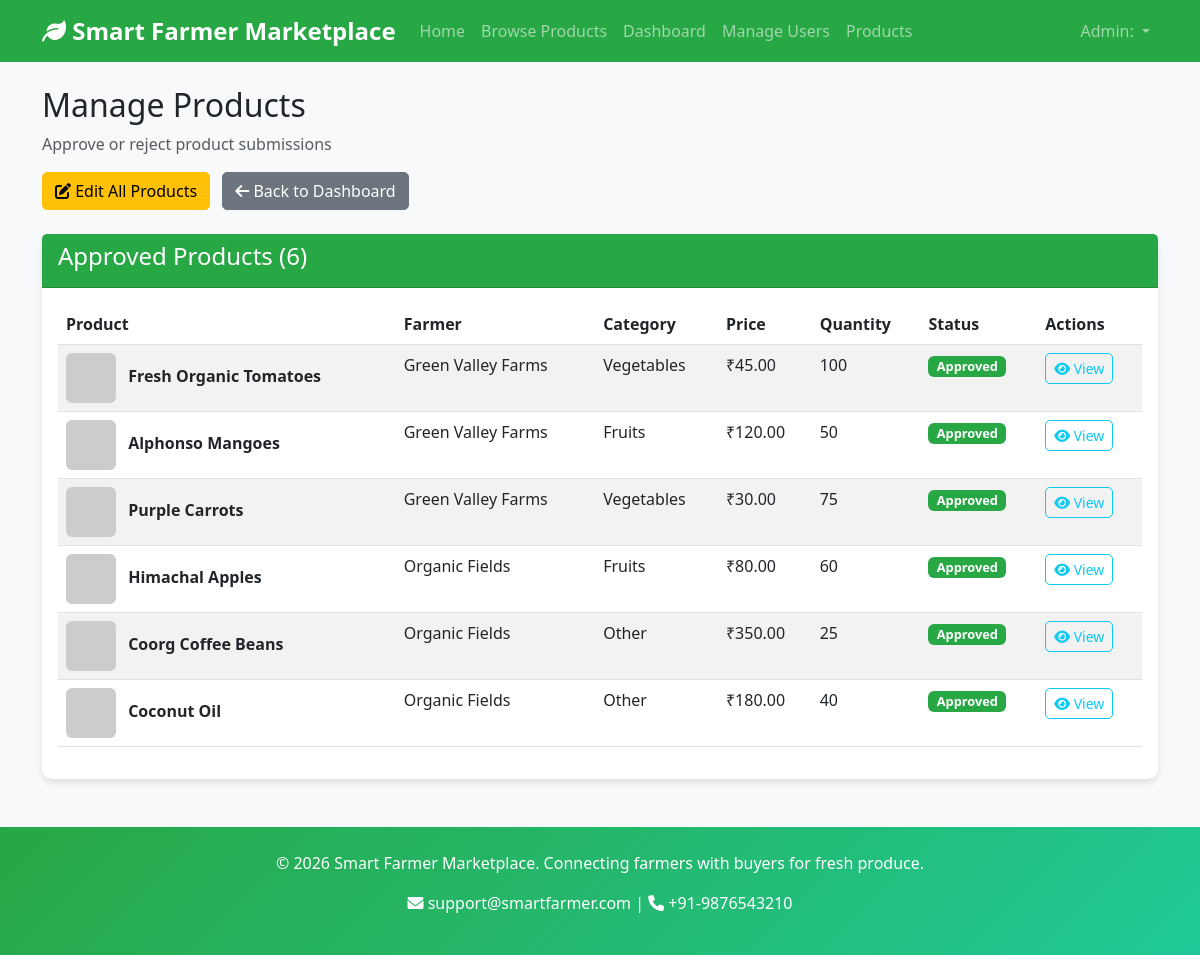
/admin/products (signed in), run on the app's committed database.
### models/user.py (models this page shows, shortened)
class User(db.Model):
    __tablename__ = 'users'
    id = db.Column(db.Integer, primary_key=True)
    name = db.Column(db.String(100), nullable=False)
    email = db.Column(db.String(100), unique=True, nullable=False)
    password_hash = db.Column(db.String(200), nullable=False)
    role = db.Column(db.String(20), nullable=False)  # 'farmer', 'buyer', or 'admin'
    created_at = db.Column(db.DateTime, default=datetime.utcnow)

### models/product.py (models this page shows, shortened)
class Product(db.Model):
    __tablename__ = 'products'
    id = db.Column(db.Integer, primary_key=True)
    farmer_id = db.Column(db.Integer, db.ForeignKey('farmers.id'), nullable=False)
    name = db.Column(db.String(100), nullable=False)
    description = db.Column(db.Text)
    category = db.Column(db.String(50), nullable=False)
    price = db.Column(db.Float, nullable=False)
    quantity = db.Column(db.Integer, nullable=False)
    image_path = db.Column(db.String(200))
    status = db.Column(db.String(20), default='pending')  # pending, approved, rejected, active, inactive
    created_at = db.Column(db.DateTime, default=datetime.utcnow)
    updated_at = db.Column(db.DateTime, default=datetime.utcnow, onupdate=datetime.utcnow)
    order_items = db.relationship('OrderItem', lazy=True)
    feedbacks = db.relationship('Feedback', back_populates='product', lazy=True)
    promotions = db.relationship('Promotion', back_populates='product', lazy=True)
    farmer = db.relationship('Farmer', back_populates='products', lazy=True)

### models/farmer.py (models this page shows, shortened)
class Farmer(db.Model):
    __tablename__ = 'farmers'
    id = db.Column(db.Integer, primary_key=True)
    user_id = db.Column(db.Integer, db.ForeignKey('users.id'), nullable=False)
    farm_name = db.Column(db.String(100), nullable=False)
    location = db.Column(db.String(200), nullable=False)
    contact_number = db.Column(db.String(15))
    created_at = db.Column(db.DateTime, default=datetime.utcnow)
    user = db.relationship('User', backref='farmer_profile')
    products = db.relationship('Product', back_populates='farmer', lazy=True)

### app.py (the view)
@app.route('/admin/products')
@login_required
@role_required(['admin'])
def admin_products():
    pending_products = Product.query.filter_by(status='pending').all()
    approved_products = Product.query.filter_by(status='approved').all()
    return render_template('admin/approve_products.html',
                          pending_products=pending_products,
                          approved_products=approved_products)

### app.py (called while the page is built)
def login_required(f):
    @wraps(f)
    def decorated_function(*args, **kwargs):
        if 'user_id' not in session:
            return redirect(url_for('login'))
        return f(*args, **kwargs)
    return decorated_function

def role_required(allowed_roles):
    def decorator(f):
        @wraps(f)
        def decorated_function(*args, **kwargs):
            if 'user_id' not in session:
                return redirect(url_for('login'))
            user = User.query.get(session['user_id'])
            if not user or user.role not in allowed_roles:
                flash('Access denied. Insufficient permissions.', 'error')
                return redirect(url_for('index'))
            return f(*args, **kwargs)
        return decorated_function
    return decorator

### templates/admin/approve_products.html (shortened to what this page needs)
{% extends "base.html" %}
{% block content %}
<div class="row">
    <div class="col-12">
        <h2>Manage Products</h2>
        <p class="text-muted">Approve or reject product submissions</p>
    </div>
</div>
<div class="row mb-3">
    <div class="col-12">
        <a href="{{ url_for('admin_manage_products') }}" class="btn btn-warning me-2">
            <i class="fas fa-edit"></i> Edit All Products
        </a>
        <a href="{{ url_for('admin_dashboard') }}" class="btn btn-secondary">
            <i class="fas fa-arrow-left"></i> Back to Dashboard
        </a>
    </div>
</div>
{% if approved_products %}
<div class="row mt-4">
    <div class="col-12">
        <div class="card">
            <div class="card-header bg-success text-white">
                <h4>Approved Products ({{ approved_products|length }})</h4>
            </div>
            <div class="card-body">
                <div class="table-responsive">
                    <table class="table table-striped">
                        <thead>
                            <tr>
                                <th>Product</th>
                                <th>Farmer</th>
                                <th>Category</th>
                                <th>Price</th>
                                <th>Quantity</th>
                                <th>Status</th>
                                <th>Actions</th>
                            </tr>
                        </thead>
                        <tbody>
                            {% for product in approved_products %}
                            <tr>
                                <td>
                                    {% if product.image_path %}
                                        <img src="{{ url_for('static', filename='images/uploads/' + product.image_path) }}" onerror="this.onerror=null;this.src='https://via.placeholder.com/50x50/8FBC8F/FFFFFF?text={{ product.name[:1]|urlencode }}';" width="50" height="50" class="rounded me-2" alt="{{ product.name }}">
                                    {% else %}
                                        <img src="https://via.placeholder.com/50x50/8FBC8F/FFFFFF?text={{ product.name[:1]|urlencode }}" width="50" height="50" class="rounded me-2" alt="{{ product.name }}">
                                    {% endif %}
                                    <strong>{{ product.name }}</strong>
                                </td>
                                <td>{{ product.farmer.farm_name }}</td>
                                <td>{{ product.category }}</td>
                                <td>₹{{ "%.2f"|format(product.price) }}</td>
                                <td>{{ product.quantity }}</td>
                                <td>
                                    <span class="badge bg-success">Approved</span>
                                </td>
                                <td>
                                    <a href="{{ url_for('product_detail', product_id=product.id) }}" class="btn btn-sm btn-outline-info" target="_blank">
                                        <i class="fas fa-eye"></i> View
                                    </a>
                                </td>
                            </tr>
                            {% endfor %}
                        </tbody>
                    </table>
                </div>
            </div>
        </div>
    </div>
</div>
{% endif %}
{% endblock %}

### templates/base.html (shortened to what this page needs)
<!DOCTYPE html>
<html lang="en">
<head>
    <link href="https://cdn.jsdelivr.net/npm/bootstrap@5.3.0-alpha1/dist/css/bootstrap.min.css" rel="stylesheet">
    <link rel="stylesheet" href="https://cdnjs.cloudflare.com/ajax/libs/font-awesome/6.0.0/css/all.min.css">
    <link rel="stylesheet" href="{{ url_for('static', filename='css/style.css') }}">
</head>
<body>
    <nav class="navbar navbar-expand-lg navbar-dark bg-success">
        <div class="container">
            <a class="navbar-brand" href="{{ url_for('index') }}">
                <i class="fas fa-leaf"></i> Smart Farmer Marketplace
            </a>
            <div class="collapse navbar-collapse" id="navbarNav">
                <ul class="navbar-nav me-auto">
                    <li class="nav-item">
                        <a class="nav-link" href="{{ url_for('index') }}">Home</a>
                    </li>
                    <li class="nav-item">
                        <a class="nav-link" href="{{ url_for('browse_products') }}">Browse Products</a>
                    </li>
                    {% if session.role %}
                        {% if session.role == 'farmer' %}
                            <li class="nav-item">
                                <a class="nav-link" href="{{ url_for('farmer_dashboard') }}">My Products</a>
                            </li>
                            <li class="nav-item">
                                <a class="nav-link" href="{{ url_for('farmer_analytics') }}">Analytics</a>
                            </li>
                        {% elif session.role == 'admin' %}
                            <li class="nav-item">
                                <a class="nav-link" href="{{ url_for('admin_dashboard') }}">Dashboard</a>
                            </li>
                            <li class="nav-item">
                                <a class="nav-link" href="{{ url_for('manage_users') }}">Manage Users</a>
                            </li>
                            <li class="nav-item">
                                <a class="nav-link" href="{{ url_for('admin_products') }}">Products</a>
                            </li>
                        {% endif %}
                    {% endif %}
                </ul>
                <ul class="navbar-nav">
                    {% if session.user_id %}
                        <li class="nav-item dropdown">
                            <a class="nav-link dropdown-toggle" href="#" id="navbarDropdown" role="button" data-bs-toggle="dropdown">
                                {{ session.role|title }}: {{ session.name }}
                            </a>
                        </li>
                    {% endif %}
                </ul>
            </div>
        </div>
    </nav>
    <main class="container my-4">
        {% block content %}{% endblock %}
    </main>
    <footer class="bg-success text-white text-center py-4 mt-5">
        <div class="container">
            <p>&copy; 2026 Smart Farmer Marketplace. Connecting farmers with buyers for fresh produce.</p>
            <p><i class="fas fa-envelope"></i> support@smartfarmer.com | <i class="fas fa-phone"></i> +91-9876543210</p>
        </div>
    </footer>
</body>
</html>

### static/css/style.css (style rules this page uses)
body { font-family: 'Segoe UI', Tahoma, Geneva, Verdana, sans-serif; background-color: #f8f9fa; }
.navbar-brand { font-weight: bold; font-size: 1.5rem; }
footer { margin-top: auto; }
.badge { font-size: 0.8em; }
.table th { border-top: none; }
.btn { border-radius: 5px; font-weight: 500; transition: all 0.3s ease; }
.card { border: none; border-radius: 10px; box-shadow: 0 4px 6px rgba(0,0,0,0.1); transition: all 0.3s ease; }
.table th { border-top: none; font-weight: 600; }
.bg-success { background-color: #28a745 !important; }
footer { background: linear-gradient(135deg, #28a745 0%, #20c997 100%) !important; margin-top: 40px; }

### data on the page
User: role "Admin"
Product: name "Fresh Organic Tomatoes", farmer.farm_name "Green Valley Farms", category "Vegetables", price "45.00", quantity "100"
Product: name "Alphonso Mangoes", farmer.farm_name "Green Valley Farms", category "Fruits", price "120.00", quantity "50"
Product: name "Purple Carrots", farmer.farm_name "Green Valley Farms", category "Vegetables", price "30.00", quantity "75"
Product: name "Himachal Apples", farmer.farm_name "Organic Fields", category "Fruits", price "80.00", quantity "60"
Product: name "Coorg Coffee Beans", farmer.farm_name "Organic Fields", category "Other", price "350.00", quantity "25"
Product: name "Coconut Oil", farmer.farm_name "Organic Fields", category "Other", price "180.00", quantity "40"

### other printed values
{{ approved_products|length }} "6"
